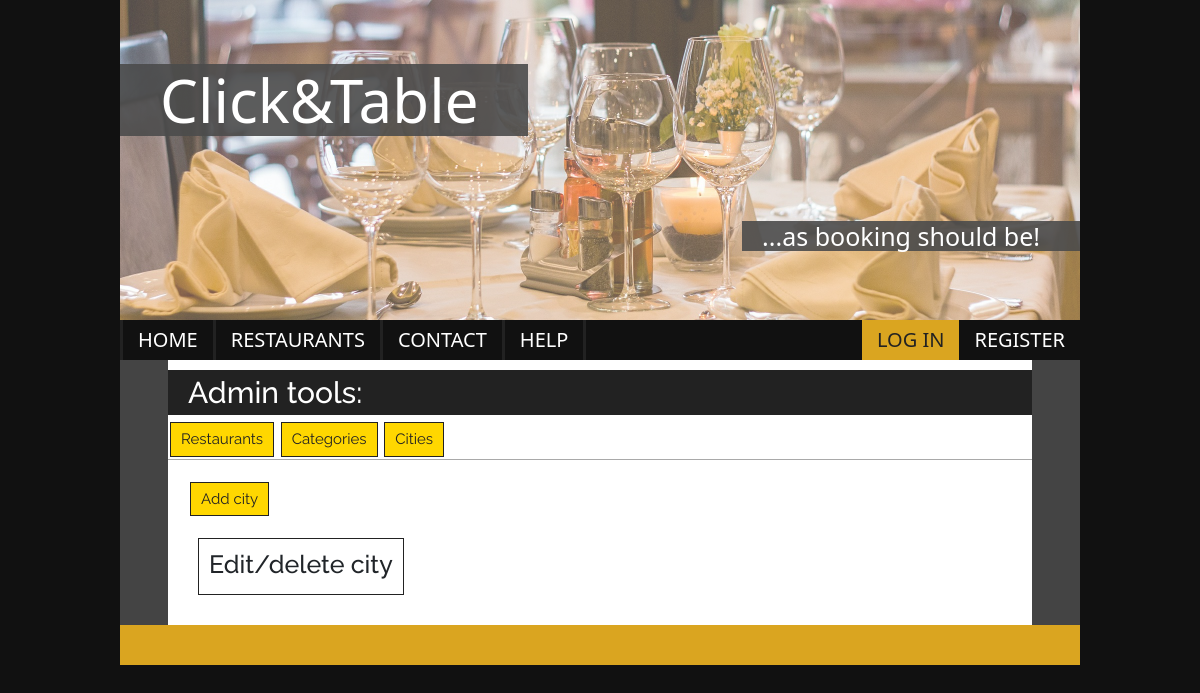
The app's page /admin_cities/, older data.
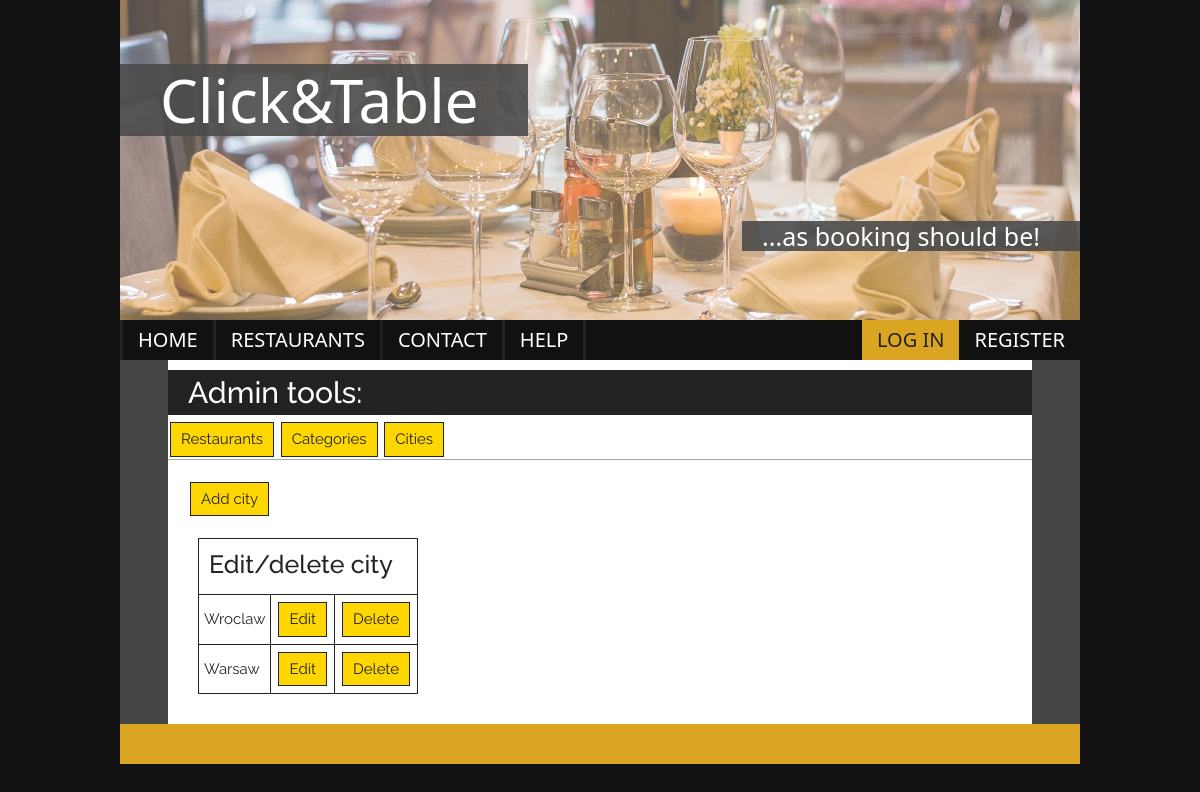
The same page, newer data.
### click_and_table/models.py (models this page shows, shortened)
class City(models.Model):
    name = models.CharField(max_length=64)

### click_and_table/views.py (the view)
# urls.py: path('admin_cities/', AdminCitiesView.as_view(), name="admin_cities"),
class AdminCitiesView(View):
    def get(self, request):
        cities = City.objects.all()
        return render(request, 'admin_cities.html', {'cities': cities})

### templates/admin_cities.html
{% extends 'admin_tools.html' %}
{% block content %}
    <a href="{% url 'city_add' %}">Add city</a>
    <section class="cities-lst-admin">
        <table>
            <tr>
                <th colspan="3"><h3>Edit/delete city</h3></th>
            </tr>
            {% for city in cities %}
            <tr>
                <td>{{ city.name }}</td>
                <td><a href="{% url 'city_edit' city.pk %}">Edit</a></td>
                <td><a href="{% url 'city_delete' city.id %}">Delete</a></td>
            </tr>
            {% endfor %}
        </table>
    </section>
{% endblock %}

Row changes from the older to the newer data that the page shows:
added City: name "Wroclaw"
added City: name "Warsaw"
